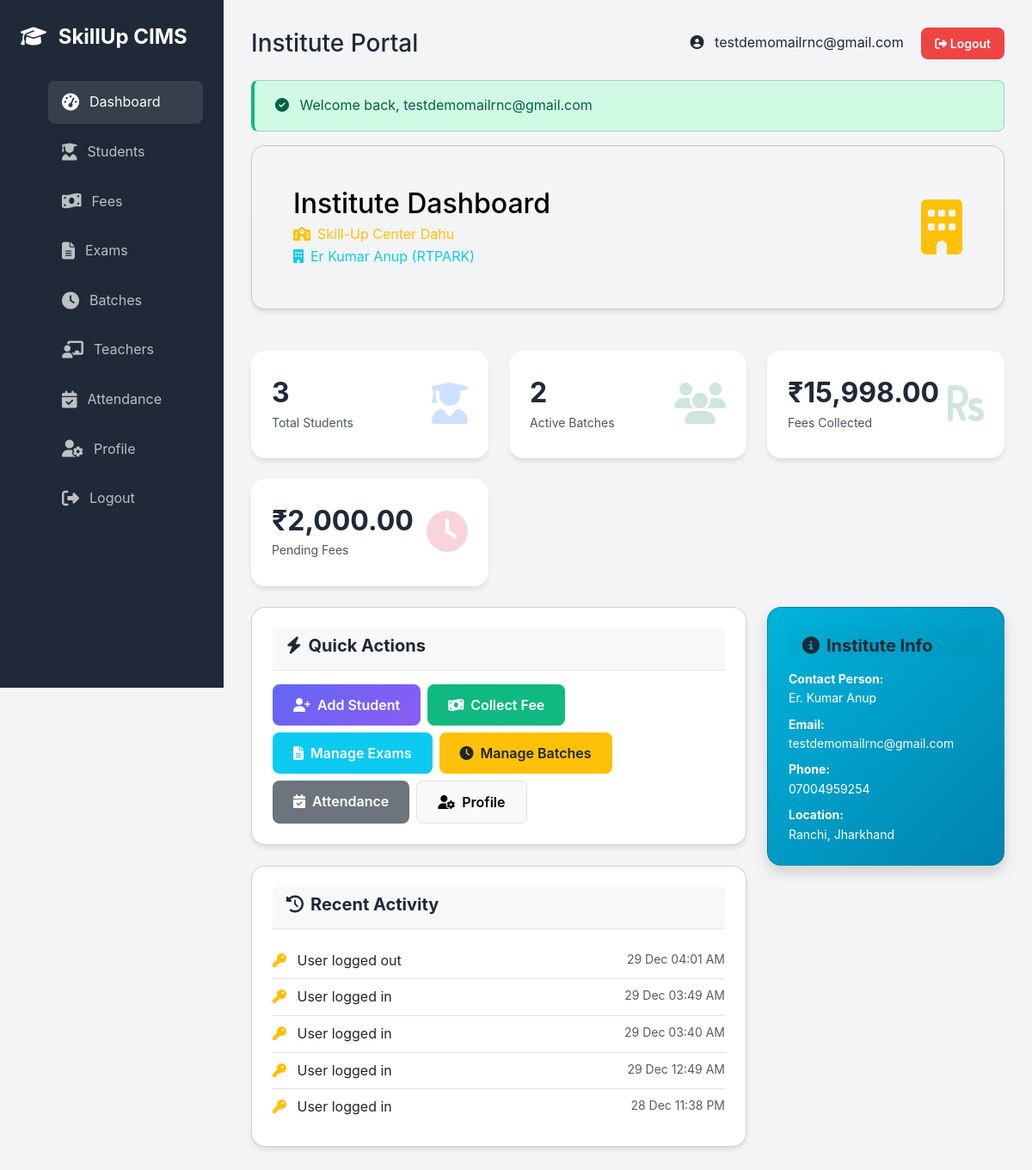
The app's page /public/institute/dashboard (signed in) with its own data.
### tables this page shows
CREATE TABLE `institutes` (
  `id` int(10) UNSIGNED NOT NULL,
  `franchise_id` int(10) UNSIGNED NOT NULL,
  `institute_code` varchar(20) NOT NULL,
  `institute_name` varchar(200) NOT NULL,
  `address` text NOT NULL,
  `city` varchar(100) DEFAULT NULL,
  `state` varchar(100) DEFAULT NULL,
  `pincode` varchar(10) DEFAULT NULL,
  `contact_person` varchar(100) NOT NULL,
  `phone` varchar(20) NOT NULL,
  `email` varchar(100) NOT NULL,
  `logo` varchar(255) DEFAULT NULL,
  `status` enum('active','inactive') DEFAULT 'active',
  `user_id` int(10) UNSIGNED DEFAULT NULL COMMENT 'Institute admin user ID',
  `created_at` timestamp NOT NULL DEFAULT current_timestamp(),
  `updated_at` timestamp NOT NULL DEFAULT current_timestamp() ON UPDATE current_timestamp()
);

CREATE TABLE `franchises` (
  `id` int(10) UNSIGNED NOT NULL,
  `franchise_code` varchar(20) NOT NULL,
  `franchise_name` varchar(200) NOT NULL,
  `owner_name` varchar(100) NOT NULL,
  `email` varchar(100) NOT NULL,
  `phone` varchar(20) NOT NULL,
  `address` text NOT NULL,
  `city` varchar(100) DEFAULT NULL,
  `state` varchar(100) DEFAULT NULL,
  `pincode` varchar(10) DEFAULT NULL,
  `commission_rate` decimal(5,2) DEFAULT 10.00 COMMENT 'Commission percentage',
  `status` enum('active','inactive','pending') DEFAULT 'pending',
  `user_id` int(10) UNSIGNED NOT NULL COMMENT 'Franchise admin user ID',
  `created_at` timestamp NOT NULL DEFAULT current_timestamp(),
  `updated_at` timestamp NOT NULL DEFAULT current_timestamp() ON UPDATE current_timestamp()
);

CREATE TABLE `activity_logs` (
  `id` int(10) UNSIGNED NOT NULL,
  `user_id` int(10) UNSIGNED DEFAULT NULL,
  `action` varchar(255) NOT NULL,
  `module` varchar(100) DEFAULT NULL,
  `description` text DEFAULT NULL,
  `ip_address` varchar(45) DEFAULT NULL,
  `user_agent` varchar(255) DEFAULT NULL,
  `created_at` timestamp NOT NULL DEFAULT current_timestamp()
);

### views/institute/dashboard.php (the view)
<div class="row">
    <div class="col-12 mb-4">
        <div class="card bg-gradient text-white" style="background: linear-gradient(135deg, #667eea, #764ba2);">
            <div class="card-body p-4">
                <div class="d-flex justify-content-between align-items-center">
                    <div>
                        <h2 class="mb-1 text-black">Institute Dashboard</h2>
                        <p class="mb-0 text-warning">
                            <i class="fas fa-school me-2"></i><?= e($institute['institute_name']) ?>
                        </p>
                        <p class="mb-0 text-info">
                            <i class="fas fa-building me-2"></i><?= e($institute['franchise_name']) ?>
                        </p>
                    </div>
                    <div class="text-end">
                        <i class="fas fa-building fa-4x text-warning"></i>
                    </div>
                </div>
            </div>
        </div>
    </div>
</div>
<div class="stats-grid mb-4">
    <div class="stat-card">
        <div class="stat-info">
            <h3><?= $stats['total_students'] ?></h3>
            <p>Total Students</p>
        </div>
        <div class="stat-icon">
            <i class="fas fa-user-graduate text-primary"></i>
        </div>
    </div>
    <div class="stat-card">
        <div class="stat-info">
            <h3><?= $stats['total_batches'] ?></h3>
            <p>Active Batches</p>
        </div>
        <div class="stat-icon">
            <i class="fas fa-users text-success"></i>
        </div>
    </div>
    <div class="stat-card">
        <div class="stat-info">
            <h3><?= formatCurrency($stats['total_fees_collected']) ?></h3>
            <p>Fees Collected</p>
        </div>
        <div class="stat-icon">
            <i class="fas fa-rupee-sign text-success"></i>
        </div>
    </div>
    <div class="stat-card">
        <div class="stat-info">
            <h3><?= formatCurrency($stats['pending_fees']) ?></h3>
            <p>Pending Fees</p>
        </div>
        <div class="stat-icon">
            <i class="fas fa-clock text-danger"></i>
        </div>
    </div>
</div>
<div class="row">
    <div class="col-md-8 mb-4">
        <div class="card">
            <div class="card-header">
                <h5 class="card-title mb-0">
                    <i class="fas fa-bolt me-2"></i>Quick Actions
                </h5>
            </div>
            <div class="card-body">
                <div class="d-flex gap-2 flex-wrap">
                    <a href="<?= url('institute/students') ?>" class="btn btn-primary">
                        <i class="fas fa-user-plus me-2"></i>Add Student
                    </a>
                    <a href="<?= url('institute/fees') ?>" class="btn btn-success">
                        <i class="fas fa-money-bill-wave me-2"></i>Collect Fee
                    </a>
                    <a href="<?= url('institute/exams') ?>" class="btn btn-info text-white">
                        <i class="fas fa-file-alt me-2"></i>Manage Exams
                    </a>
                    <a href="<?= url('institute/batches') ?>" class="btn btn-warning text-dark">
                        <i class="fas fa-clock me-2"></i>Manage Batches
                    </a>
                    <a href="<?= url('institute/attendance') ?>" class="btn btn-secondary">
                        <i class="fas fa-calendar-check me-2"></i>Attendance
                    </a>
                    <a href="<?= url('institute/profile') ?>" class="btn btn-light border">
                        <i class="fas fa-user-cog me-2"></i>Profile
                    </a>
                </div>
            </div>
        </div>
        <div class="card mt-3">
            <div class="card-header">
                <h5 class="card-title mb-0">
                    <i class="fas fa-history me-2"></i>Recent Activity
                </h5>
            </div>
            <div class="card-body">
                <div class="list-group list-group-flush">
                    <?php if (isset($activities) && !empty($activities)): ?>
                        <?php foreach ($activities as $log): ?>
                            <div class="list-group-item px-0">
                                <?php
                                $module = strtolower($log['module'] ?? '');
                                $iconClass = match ($module) {
                                    'students', 'student' => 'fas fa-user-graduate text-primary',
                                    'fees', 'payment', 'finance' => 'fas fa-money-bill-wave text-success',
                                    'exams', 'exam' => 'fas fa-file-alt text-info',
                                    'auth', 'authentication', 'login' => 'fas fa-key text-warning',
                                    'batches', 'batch' => 'fas fa-clock text-dark',
                                    default => 'fas fa-circle text-secondary'
                                };
                                $displayText = !empty($log['description']) ? $log['description'] : $log['action'];
                                ?>
                                <i class="<?= $iconClass ?> me-2"></i>
                                <?= e($displayText) ?>
                                <small class="text-muted float-end">
                                    <?= date('d M h:i A', strtotime($log['created_at'])) ?>
                                </small>
                            </div>
                        <?php endforeach; ?>
                    <?php else: ?>
                        <div class="text-center py-3 text-muted">
                            <small>No recent activity</small>
                        </div>
                    <?php endif; ?>
                </div>
            </div>
        </div>
    </div>
    <div class="col-md-4 mb-4">
        <div class="card text-white shadow" style="background: linear-gradient(135deg, #00B4DB, #0083B0);">
            <div class="card-header border-bottom-0 pb-0">
                <h6 class="card-title mb-0">
                    <i class="fas fa-info-circle me-2"></i>Institute Info
                </h6>
            </div>
            <div class="card-body">
                <p class="mb-2 small">
                    <strong>Contact Person:</strong><br>
                    <?= e($institute['contact_person']) ?>
                </p>
                <p class="mb-2 small">
                    <strong>Email:</strong><br>
                    <?= e($institute['email']) ?>
                </p>
                <p class="mb-2 small">
                    <strong>Phone:</strong><br>
                    <?= e($institute['phone']) ?>
                </p>
                <p class="mb-0 small">
                    <strong>Location:</strong><br>
                    <?= e($institute['city'] . ', ' . $institute['state']) ?>
                </p>
            </div>
        </div>
    </div>
</div>

### core/Router.php (shortened to what the rows shown need)
<?php
class Router
{
    private $routes = [];
    private function addRoute($method, $uri, $controller, $action, $middleware = [])
    {
        if (strpos($controller, '@') !== false && $action === null) {
            list($controller, $action) = explode('@', $controller);
        }
        $this->routes[] = [
            'method' => $method,
            'uri' => $uri,
            'controller' => $controller,
            'action' => $action,
            'middleware' => $middleware
        ];
    }
    public function dispatch()
    {
        $requestUri = $this->getRequestUri();
        $requestMethod = $_SERVER['REQUEST_METHOD'];
        foreach ($this->routes as $route) {
            if ($route['method'] === $requestMethod && $this->matchRoute($route['uri'], $requestUri, $params)) {
                $controllerClass = $route['controller'];
                $action = $route['action'];
                if (class_exists($controllerClass)) {
                    $controller = new $controllerClass();
                    if (method_exists($controller, $action)) {
                        call_user_func_array([$controller, $action], $params);
                        return;
                    }
                }
                return;
            }
        }
    }
    private function matchRoute($routeUri, $requestUri, &$params = [])
    {
        $pattern = preg_replace('/\{(\w+)\}/', '([^/]+)', $routeUri);
        $pattern = '#^' . $pattern . '$#';
        if (preg_match($pattern, $requestUri, $matches)) {
            return true;
        }
        return false;
    }
    private function getRequestUri()
    {
        $uri = parse_url($_SERVER['REQUEST_URI'], PHP_URL_PATH);
        $scriptName = dirname($_SERVER['SCRIPT_NAME']);
        if ($scriptName !== '/' && strpos($uri, $scriptName) === 0) {
            $uri = substr($uri, strlen($scriptName));
        }
        return rtrim($uri, '/') ?: '/';
    }
}

### views/layouts/institute.php (shortened to what the rows shown need)
<!DOCTYPE html>
<html lang="en">
<head>
    <link href="https://cdn.jsdelivr.net/npm/bootstrap@5.3.0/dist/css/bootstrap.min.css" rel="stylesheet">
    <link rel="stylesheet" href="https://cdnjs.cloudflare.com/ajax/libs/font-awesome/6.4.0/css/all.min.css">
    <link rel="stylesheet" href="https://cdn.datatables.net/1.13.6/css/dataTables.bootstrap5.min.css">
    <link rel="stylesheet" href="<?= url('public/assets/css/custom.css') ?>">
</head>
<body>
    <div class="dashboard-container">
        <aside class="sidebar">
            <div class="sidebar-logo">
                <i class="fas fa-graduation-cap me-2"></i>
                SkillUp CIMS
            </div>
            <ul class="sidebar-menu">
                <li>
                    <a href="<?= url('institute/dashboard') ?>" class="active">
                        <i class="fas fa-tachometer-alt"></i> Dashboard
                    </a>
                </li>
                <li>
                    <a href="<?= url('institute/students') ?>">
                        <i class="fas fa-user-graduate"></i> Students
                    </a>
                </li>
                <li>
                    <a href="<?= url('institute/fees') ?>">
                        <i class="fas fa-money-bill-wave"></i> Fees
                    </a>
                </li>
                <li>
                    <a href="<?= url('institute/exams') ?>">
                        <i class="fas fa-file-alt"></i> Exams
                    </a>
                </li>
                <li>
                    <a href="<?= url('institute/batches') ?>">
                        <i class="fas fa-clock"></i> Batches
                    </a>
                </li>
                <li>
                    <a href="<?= url('institute/teachers') ?>">
                        <i class="fas fa-chalkboard-teacher"></i> Teachers
                    </a>
                </li>
                <li>
                    <a href="<?= url('institute/attendance') ?>">
                        <i class="fas fa-calendar-check"></i> Attendance
                    </a>
                </li>
                <li>
                    <a href="<?= url('institute/profile') ?>">
                        <i class="fas fa-user-cog"></i> Profile
                    </a>
                </li>
                <li>
                    <a href="<?= url('logout') ?>">
                        <i class="fas fa-sign-out-alt"></i> Logout
                    </a>
                </li>
            </ul>
        </aside>
        <main class="main-content">
            <div class="d-flex justify-content-between align-items-center mb-4">
                <h1 class="h3 mb-0">Institute Portal</h1>
                <div>
                    <span class="me-3">
                        <i class="fas fa-user-circle me-2"></i>
                        <?= e(Session::userData('username')) ?>
                    </span>
                    <a href="<?= url('logout') ?>" class="btn btn-sm btn-danger">
                        <i class="fas fa-sign-out-alt"></i> Logout
                    </a>
                </div>
            </div>
            <?php if ($success = getFlash('success')): ?>
                <div class="alert alert-success">
                    <i class="fas fa-check-circle me-2"></i>
                    <?= e($success) ?>
                </div>
            <?php endif; ?>
            <?= $content ?>
        </main>
    </div>
</body>
</html>

### records on screen
institutes: email "testdemomailrnc@gmail.com", institute_name "Skill-Up Center Dahu", franchise.franchise_name "Er Kumar Anup (RTPARK)", contact_person "Er. Kumar Anup", phone "07004959254", city+state "Ranchi, Jharkhand"
activity_logs: action "User logged out", created_at "29 Dec 04:01 AM"
activity_logs: action "User logged in", created_at "29 Dec 03:49 AM"
activity_logs: action "User logged in", created_at "29 Dec 03:40 AM"
activity_logs: action "User logged in", created_at "29 Dec 12:49 AM"
activity_logs: action "User logged in", created_at "28 Dec 11:38 PM"

### other values on screen
$stats['total_students'] "3"
$stats['total_batches'] "2"
formatCurrency($stats['total_fees_collected']) "₹15,998.00"
formatCurrency($stats['pending_fees']) "₹2,000.00"
